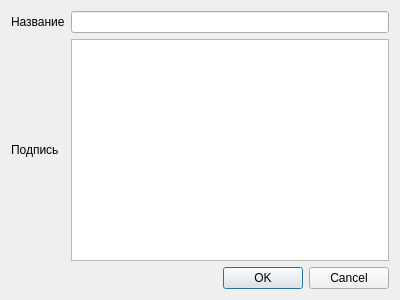
<?xml version="1.0" encoding="UTF-8"?>
<ui version="4.0">
 <class>GraphicsVertexDialog</class>
 <widget class="QDialog" name="GraphicsVertexDialog">
  <property name="geometry">
   <rect>
    <x>0</x>
    <y>0</y>
    <width>400</width>
    <height>300</height>
   </rect>
  </property>
  <property name="windowTitle">
   <string>Dialog</string>
  </property>
  <layout class="QVBoxLayout" name="verticalLayout">
   <item>
    <layout class="QGridLayout" name="gridLayout">
     <item row="0" column="1">
      <widget class="QLineEdit" name="name"/>
     </item>
     <item row="1" column="1">
      <widget class="QTextEdit" name="tooltip"/>
     </item>
     <item row="0" column="0">
      <widget class="QLabel" name="label">
       <property name="text">
        <string>Название</string>
       </property>
      </widget>
     </item>
     <item row="1" column="0">
      <widget class="QLabel" name="label_2">
       <property name="text">
        <string>Подпись</string>
       </property>
      </widget>
     </item>
    </layout>
   </item>
   <item>
    <widget class="QDialogButtonBox" name="buttonBox">
     <property name="orientation">
      <enum>Qt::Horizontal</enum>
     </property>
     <property name="standardButtons">
      <set>QDialogButtonBox::Cancel|QDialogButtonBox::Ok</set>
     </property>
    </widget>
   </item>
  </layout>
 </widget>
 <resources/>
 <connections>
  <connection>
   <sender>buttonBox</sender>
   <signal>accepted()</signal>
   <receiver>GraphicsVertexDialog</receiver>
   <slot>accept()</slot>
   <hints>
    <hint type="sourcelabel">
     <x>248</x>
     <y>254</y>
    </hint>
    <hint type="destinationlabel">
     <x>157</x>
     <y>274</y>
    </hint>
   </hints>
  </connection>
  <connection>
   <sender>buttonBox</sender>
   <signal>rejected()</signal>
   <receiver>GraphicsVertexDialog</receiver>
   <slot>reject()</slot>
   <hints>
    <hint type="sourcelabel">
     <x>316</x>
     <y>260</y>
    </hint>
    <hint type="destinationlabel">
     <x>286</x>
     <y>274</y>
    </hint>
   </hints>
  </connection>
 </connections>
</ui>
